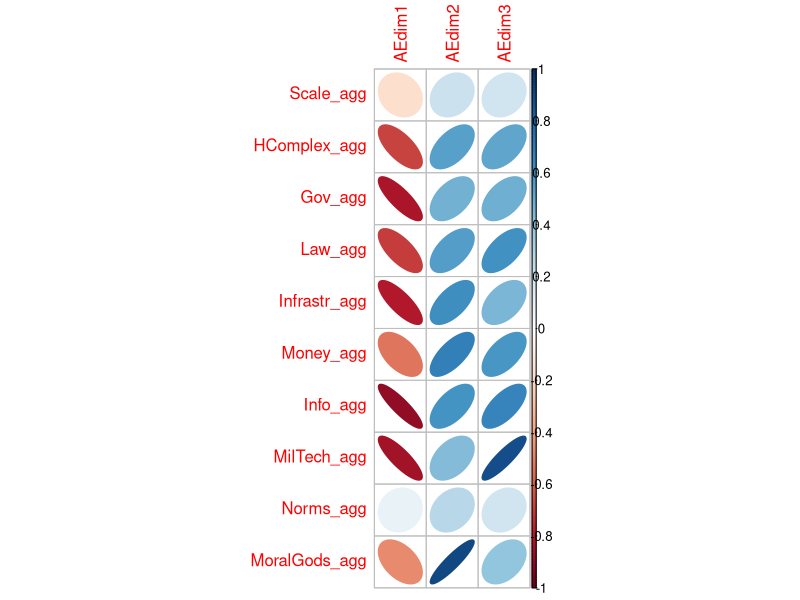
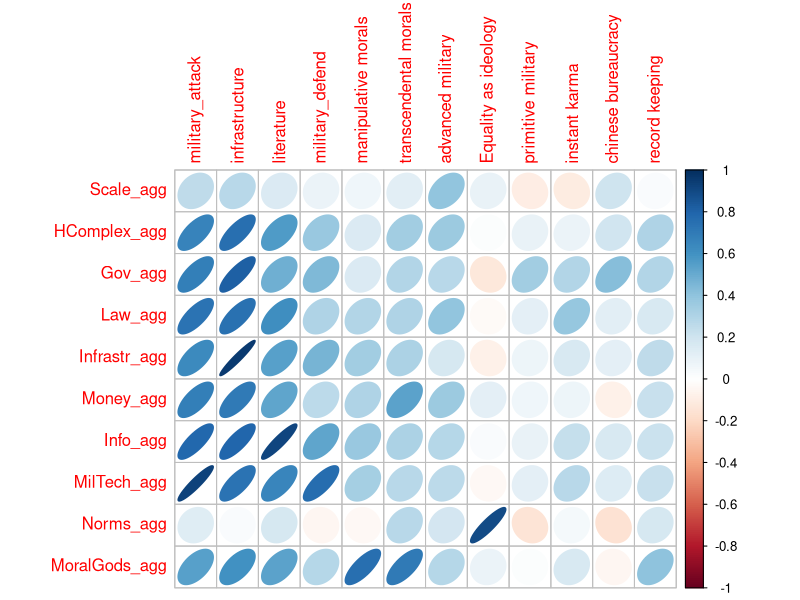
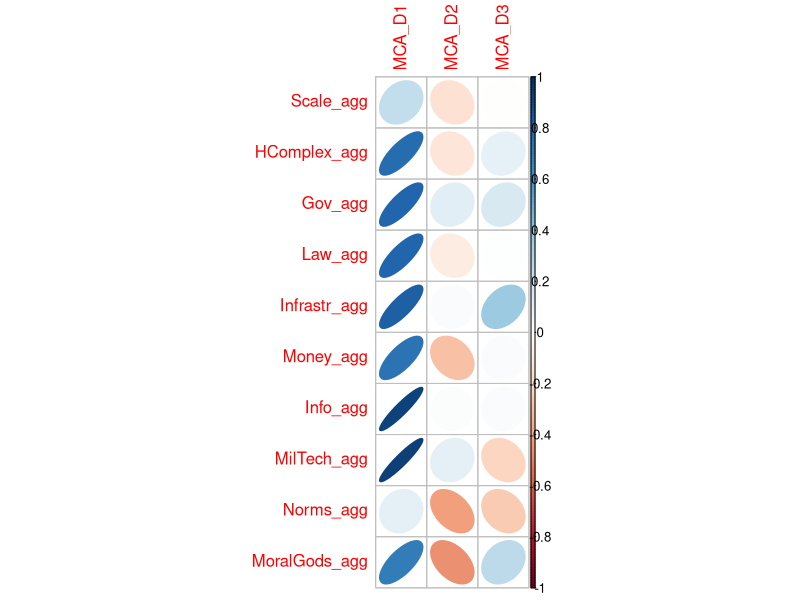
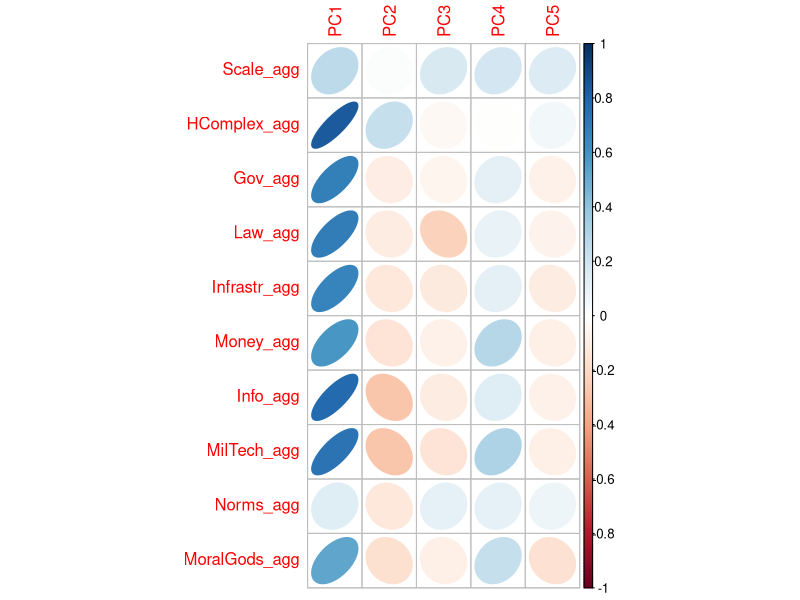
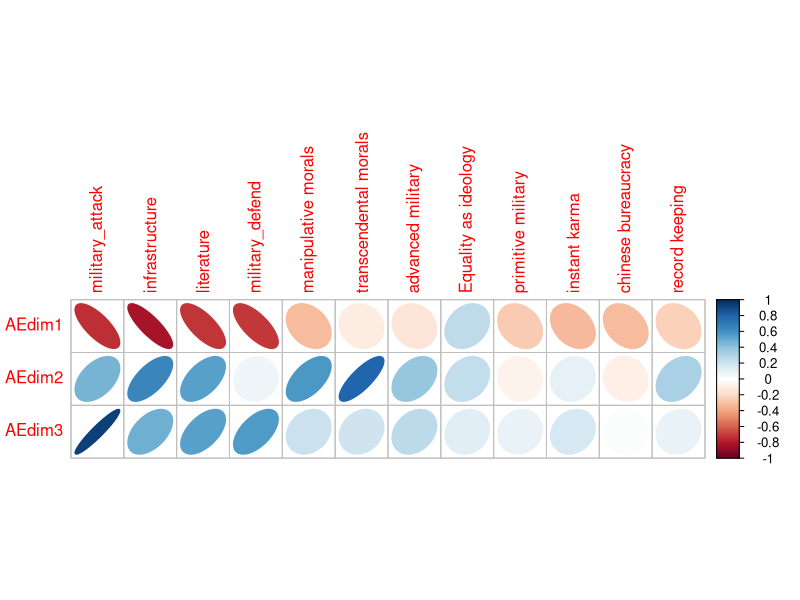
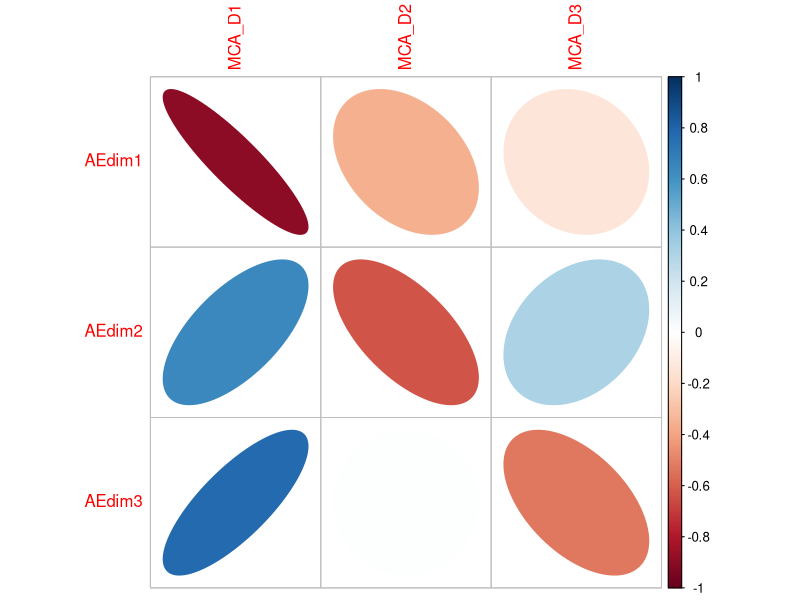
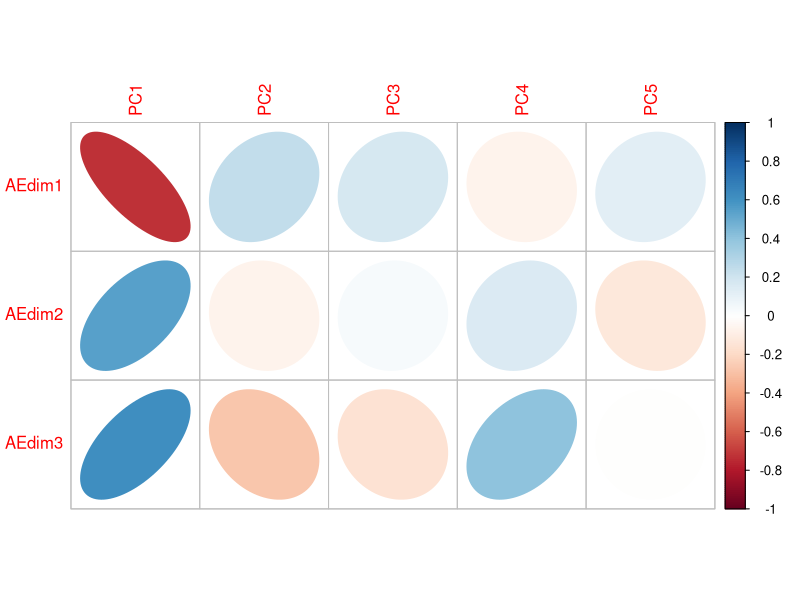
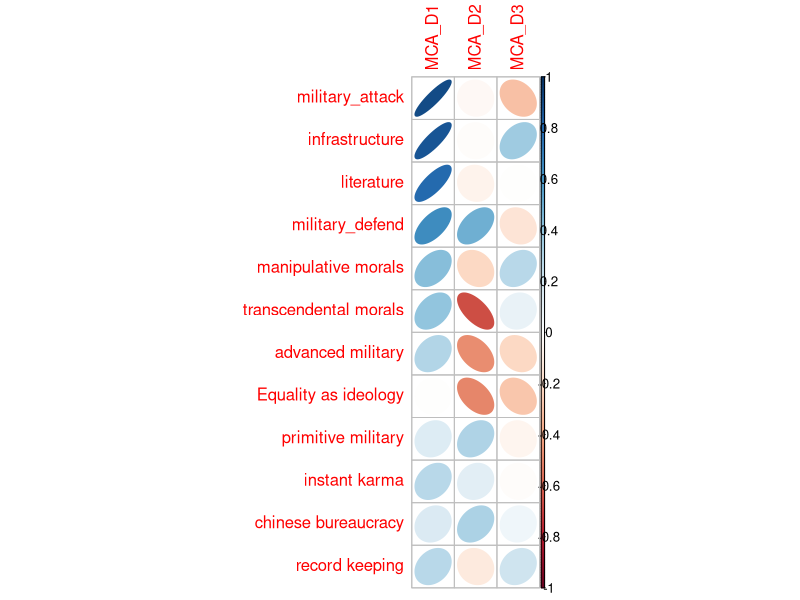

Here is the R script that generated these plots, in order:
library(corrplot)

CS1<-read.delim("HDD_10cat_BPL.txt")
CS2<-read.delim("culturespace2_autoencoders.txt")
CS3<-read.delim("culturespace4_FA.txt")
CS4<-read.delim("MCA_Coordinatesv2.txt")
CS5<-read.csv("PCAscores.csv")


names(CS4)
CS1<-CS1[,5:ncol(CS1)]
CS2<-CS2[,9:ncol(CS2)]
CS3<-CS3[,9:ncol(CS3)]
CS4<-CS4[,2:ncol(CS4)]
CS5<-CS5[,2:ncol(CS5)]


names(CS2)<-paste("AE",names(CS2),sep="")
names(CS5)<-paste("PC",1:ncol(CS5),sep="")

names(CS3)<-c("military_attack","infrastructure","literature","military_defend","manipulative morals","transcendental morals","advanced military","Equality as ideology","primitive military","instant karma","chinese bureaucracy","record keeping")

#How many dimensions different spaces have
(dims<-sapply(list(CS1,CS2,CS3,CS4,CS5),ncol))


w<-15
png("corrplot_CS1_CS2.png",width=w,height=w,units="cm",res=600)
cortab<-cor(CS1,CS2)
corrplot(cortab,method="ellipse")
dev.off()

png("corrplot_CS1_CS3.png",width=w*1.2,height=w*1.2,units="cm",res=600)
cortab<-cor(CS1,CS3)
corrplot(cortab,method="ellipse")
dev.off()

png("corrplot_CS1_CS4.png",width=w,height=w,units="cm",res=600)
cortab<-cor(CS1,CS4)
corrplot(cortab,method="ellipse")
dev.off()

png("corrplot_CS1_CS5.png",width=w,height=w,units="cm",res=600)
cortab<-cor(CS1,CS5)
corrplot(cortab,method="ellipse")
dev.off()


png("corrplot_CS2_CS3.png",width=w*1.2,height=w*1.2,units="cm",res=600)
cortab<-cor(CS2,CS3)
corrplot(cortab,method="ellipse")
dev.off()

png("corrplot_CS2_CS4.png",width=w*0.5,height=w*0.5,units="cm",res=600)
cortab<-cor(CS2,CS4)
corrplot(cortab,method="ellipse")
dev.off()

png("corrplot_CS2_CS5.png",width=w*0.7,height=w*0.7,units="cm",res=600)
cortab<-cor(CS2,CS5)
corrplot(cortab,method="ellipse")
dev.off()



png("corrplot_CS3_CS4.png",width=w*1.2,height=w*1.2,units="cm",res=600)
cortab<-cor(CS3,CS4)
corrplot(cortab,method="ellipse")
dev.off()

png("corrplot_CS3_CS5.png",width=w*1.2,height=w*1.2,units="cm",res=600)
cortab<-cor(CS3,CS5)
corrplot(cortab,method="ellipse")
dev.off()


png("corrplot_CS4_CS5.png",width=w*0.5,height=w*0.5,units="cm",res=600)
cortab<-cor(CS4,CS5)
corrplot(cortab,method="ellipse")
dev.off()